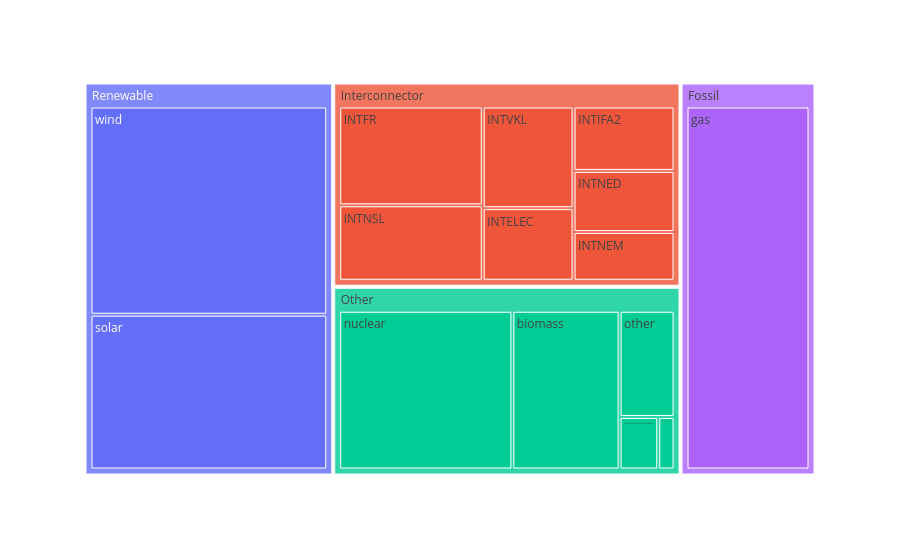

Notebook code for this chart:
### Code cell
print(grid_long.head(20))

heatmap_data = grid_long.groupby(['category', 'source'], as_index=False)['mw'].sum()

fig = px.treemap(
    heatmap_data,
    path = ['category', 'source'],
    values='mw',
    color_continuous_scale='Blues'
)

fig.show()

### Figure 1 — Plotly figure (JSON) as saved in the notebook; plotly's stock layout.template omitted (floating-point values rounded to 4 significant figures)
{"data": [{"branchvalues": "total", "domain": {"x": [0, 1], "y": [0, 1]}, "hovertemplate": "labels=%{label}<br>mw=%{value}<br>parent=%{parent}<br>id=%{id}<extra></extra>", "ids": ["Fossil/coal", "Fossil/gas", "Fossil/oil", "Interconnector/INTELEC", "Interconnector/INTEW", "Interconnector/INTFR", "Interconnector/INTIFA2", "Interconnector/INTIRL", "Interconnector/INTNED", "Interconnector/INTNEM", "Interconnector/INTNSL", "Interconnector/INTVKL", "Other/biomass", "Other/non_pumped_storage_hydro", "Other/nuclear", "Other/other", "Other/pumped_storage_hydro", "Renewable/solar", "Renewable/wind", "Fossil", "Interconnector", "Other", "Renewable"], "labels": ["coal", "gas", "oil", "INTELEC", "INTEW", "INTFR", "INTIFA2", "INTIRL", "INTNED", "INTNEM", "INTNSL", "INTVKL", "biomass", "non_pumped_storage_hydro", "nuclear", "other", "pumped_storage_hydro", "solar", "wind", "Fossil", "Interconnector", "Other", "Renewable"], "name": "", "parents": ["Fossil", "Fossil", "Fossil", "Interconnector", "Interconnector", "Interconnector", "Interconnector", "Interconnector", "Interconnector", "Interconnector", "Interconnector", "Interconnector", "Other", "Other", "Other", "Other", "Other", "Renewable", "Renewable", "", "", "", ""], "type": "treemap", "values": [0.0, 1767000.0, 0.0, 266600.0, 0.0, 573500.0, 262900.0, 0.0, 249700.0, 199200.0, 438000.0, 373300.0, 698200.0, 83250.0, 1128000.0, 239400.0, 35060.0, 1388000.0, 1867000.0, 1767000.0, 2363000.0, 2183000.0, 3256000.0]}], "layout": {"legend": {"tracegroupgap": 0}, "margin": {"t": 60}}}
